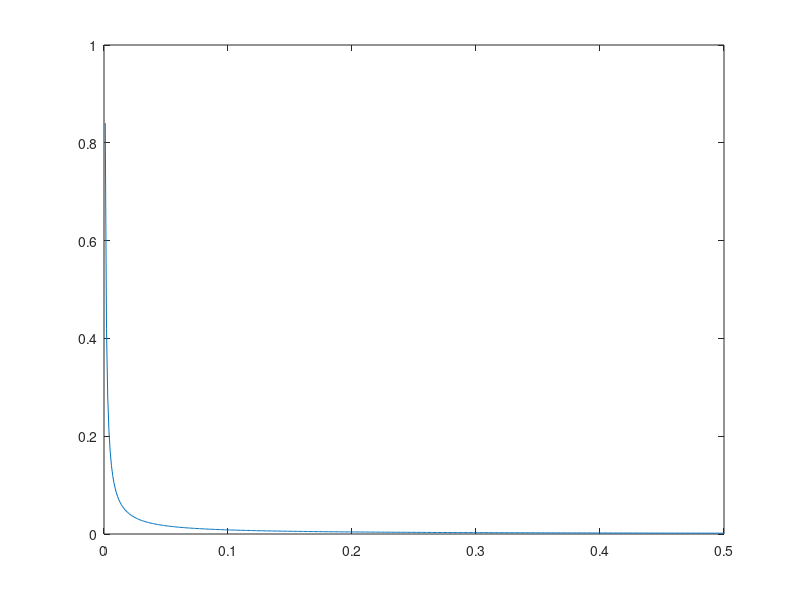

MATLAB code to generate this figure: (Note: this script raises an error after producing the figure.)
%%%Project 1 Arjun Posarajah 
%%Optimal Design of Composite Sandwich Beams
%Student Number: 1004881737
%Last 7 digits: 4881737
%               tuvwxyz
pf= 1600+(30*48)
Ef= (40+81)*10^9
SigmaF= (200+(100*7))*10^6
pc= 20+(5*37)
SigmaC= (0.5+(6.5*((37/100)^1.5)))*10^6
Tc= (0.5+(4.5*((37/100)^1.5)))*10^6

%tbar=0:0.001:0.5;
cbar=0:0.001:0.5;


%CoreShear and Microbuckling 
tbar= Tc./(2*SigmaF.*cbar);
plot(cbar,tbar)
hold on

%%Elastic Indentation and Microbuckling 
fimplicit(@(cbar,tbar)((tbar.^2)+tbar+1)-(((pi^2)*Ef*(SigmaC^2))/(192*(SigmaF^3)*(cbar.^2))))

%Coreshear and Elastic Indentation 
fimplicit(@(cbar,tbar)((((pi^2)*Ef*(SigmaC^2))/(24*(Tc^3))).*(tbar.^3).*cbar)-(tbar.^2)-(2.*tbar)-1)
axis([0 0.03 0 0.3])
xlabel c/l
ylabel t/c
%hold off

%%Meshgrid system
% Create a 100x100 meshgrid
cbar = linspace(0, 0.3, 5000);
tbar = linspace(0, 0.3, 5000);
[X, Y] = meshgrid(cbar, tbar);

% Define three equations
cs= ((2*Tc)/SigmaF).*(X)+((2*Tc)/SigmaF).*X.*Y;
mb= 4*(X.^2).*Y+4.*(Y.^2).*(X.^2);
ei=(1/SigmaF).*(Y.*X).*(((((pi^2)*Ef*(SigmaC^2))/3).*X.*(1+Y)).^(1/3));

index = zeros(5000);

for i=1:5000
    for j=1:5000
        if cs(i,j)<mb(i,j) && cs(i,j)<ei(i,j)
            index(i,j)=1;
        elseif mb(i,j)<cs(i,j) && mb(i,j)<ei(i,j)
                index(i,j)=2;
        else 
                    index(i,j)=3;
                
          end 
     end
end 
contourf(X,Y,index)
        
%Trajectory of Optimal Design on the mechanism map    
yline([0.0359 0.116])

title('Failure Mechanism Map')
hold off


        
    